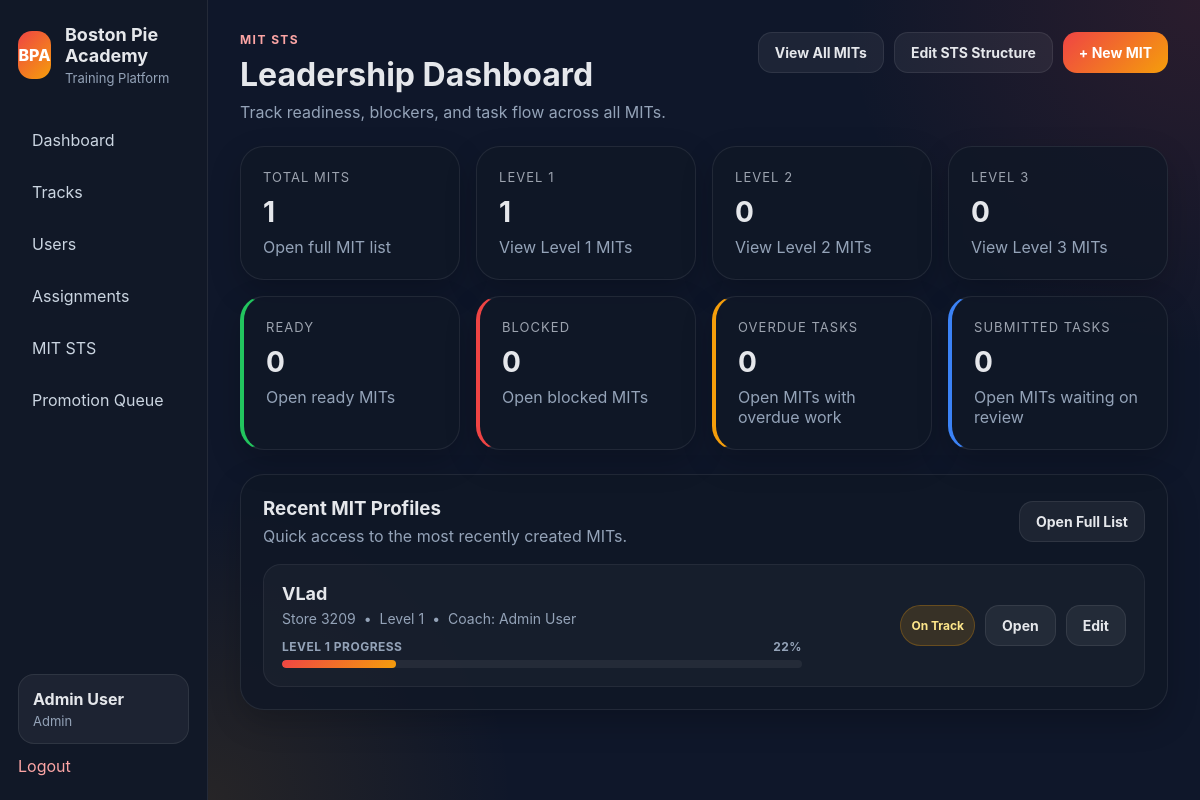
/mit-sts/ (signed in), run on the app's committed database.
### app/models.py (models this page shows, shortened)
class User(UserMixin, db.Model):
    __tablename__ = "users"
    id = db.Column(db.Integer, primary_key=True)
    name = db.Column(db.String(120), nullable=False)
    username = db.Column(db.String(80), unique=True, nullable=False)
    password_hash = db.Column(db.String(255), nullable=False)
    role = db.Column(db.String(50), nullable=False, default="tm")
    store_number = db.Column(db.String(20), nullable=True)
    is_active_user = db.Column(db.Boolean, default=True)
    created_at = db.Column(db.DateTime, default=datetime.utcnow)
    progress_records = db.relationship(
        "LessonProgress",
        backref="user",
        cascade="all, delete-orphan",
        lazy=True
    )
    assignments = db.relationship(
        "TrackAssignment",
        foreign_keys="TrackAssignment.user_id",
        backref="user",
        cascade="all, delete-orphan",
        lazy=True
    )
    assigned_tracks_created = db.relationship(
        "TrackAssignment",
        foreign_keys="TrackAssignment.assigned_by_user_id",
        backref="assigned_by_user",
        lazy=True
    )
    quiz_attempts = db.relationship(
        "QuizAttempt",
        backref="user",
        cascade="all, delete-orphan",
        lazy=True
    )
    mit_profiles = db.relationship(
        "MITProfile",
        foreign_keys="MITProfile.user_id",
        backref="mit_user",
        lazy=True
    )
    coached_mits = db.relationship(
        "MITProfile",
        foreign_keys="MITProfile.coach_user_id",
        backref="coach_user",
        lazy=True
    )
    verified_mit_items = db.relationship(
        "MITLevelProgress",
        foreign_keys="MITLevelProgress.verified_by_user_id",
        backref="verified_by_user",
        lazy=True
    )
    mit_reviews_written = db.relationship(
        "MITReview",
        foreign_keys="MITReview.reviewer_user_id",
        backref="reviewer_user",
        lazy=True
    )
    mit_promotions_approved = db.relationship(
        "MITPromotion",
        foreign_keys="MITPromotion.approved_by_user_id",
        backref="approved_by_user",
        lazy=True
    )
    mit_action_items_owned = db.relationship(
        "MITActionPlanItem",
        foreign_keys="MITActionPlanItem.owner_user_id",
        backref="owner_user",
        lazy=True
    )
    mit_tasks_assigned = db.relationship(
        "MITTask",
        foreign_keys="MITTask.assigned_by_user_id",
        backref="assigned_by_user",
        lazy=True
    )
    @property
    def is_active(self):
        return self.is_active_user

class MITProfile(db.Model):
    __tablename__ = "mit_profiles"
    id = db.Column(db.Integer, primary_key=True)
    user_id = db.Column(db.Integer, db.ForeignKey("users.id"), nullable=False)
    store_number = db.Column(db.String(20), nullable=True)
    coach_user_id = db.Column(db.Integer, db.ForeignKey("users.id"), nullable=True)
    current_level = db.Column(db.Integer, nullable=False, default=1)
    target_level = db.Column(db.String(20), nullable=False, default="2")
    start_date = db.Column(db.Date, nullable=True)
    sts_status = db.Column(db.String(20), nullable=False, default="on_track")
    last_review_date = db.Column(db.Date, nullable=True)
    next_review_date = db.Column(db.Date, nullable=True)
    notes = db.Column(db.Text, nullable=True)
    created_at = db.Column(db.DateTime, default=datetime.utcnow)
    updated_at = db.Column(db.DateTime, default=datetime.utcnow, onupdate=datetime.utcnow)
    progress_items = db.relationship(
        "MITLevelProgress",
        backref="mit_profile",
        cascade="all, delete-orphan",
        lazy=True
    )
    reviews = db.relationship(
        "MITReview",
        backref="mit_profile",
        cascade="all, delete-orphan",
        lazy=True,
        order_by="MITReview.review_date.desc()"
    )
    action_plans = db.relationship(
        "MITActionPlan",
        backref="mit_profile",
        cascade="all, delete-orphan",
        lazy=True
    )
    promotions = db.relationship(
        "MITPromotion",
        backref="mit_profile",
        cascade="all, delete-orphan",
        lazy=True,
        order_by="MITPromotion.effective_date.desc()"
    )
    tasks = db.relationship(
        "MITTask",
        backref="mit_profile",
        cascade="all, delete-orphan",
        lazy=True,
        order_by="MITTask.created_at.desc()"
    )

### app/mit_sts/routes.py (the view)
@mit_sts_bp.route("/")
@login_required
def dashboard():
    if not is_leadership():
        return redirect(url_for("mit_sts.my_mit"))
    mits = MITProfile.query.order_by(MITProfile.created_at.desc()).all()
    total_mits = len(mits)
    level_1_count = sum(1 for mit in mits if mit.current_level == 1)
    level_2_count = sum(1 for mit in mits if mit.current_level == 2)
    level_3_count = sum(1 for mit in mits if mit.current_level == 3)
    ready_count = 0
    blocked_count = 0
    overdue_tasks_count = 0
    submitted_tasks_count = 0
    recent_mits = mits[:5]
    for mit in mits:
        refresh_mit_status(mit)
        if mit.sts_status == "ready":
            ready_count += 1
        if mit.sts_status == "blocked":
            blocked_count += 1
    all_tasks = MITTask.query.all()
    for task in all_tasks:
        display_status = task_display_status(task)
        if display_status == "overdue":
            overdue_tasks_count += 1
        if task.status == "submitted":
            submitted_tasks_count += 1
    recent_progress_map = {
        mit.id: calculate_level_progress(mit.id, mit.current_level)
        for mit in recent_mits
    }
    db.session.commit()
    return render_template(
        "mit_sts/dashboard.html",
        total_mits=total_mits,
        level_1_count=level_1_count,
        level_2_count=level_2_count,
        level_3_count=level_3_count,
        ready_count=ready_count,
        blocked_count=blocked_count,
        overdue_tasks_count=overdue_tasks_count,
        submitted_tasks_count=submitted_tasks_count,
        recent_mits=recent_mits,
        recent_progress_map=recent_progress_map,
        user=current_user,
    )

### app/mit_sts/routes.py (called while the page is built, shortened)
def is_leadership():
    return current_user.is_authenticated and current_user.role in [
        "coach",
        "admin",
        "training_director",
    ]

def task_display_status(task):
    if task.status in ["verified", "cancelled"]:
        return task.status
    if task.due_date and task.due_date < date.today() and task.status not in ["submitted"]:
        return "overdue"
    return task.status

def calculate_level_progress(mit_profile_id, level_number):
    templates = MITLevelTemplate.query.filter_by(
        level_number=level_number,
        is_required=True
    ).all()
    total = len(templates)
    if total == 0:
        return 0
    template_ids = [item.id for item in templates]
    completed = MITLevelProgress.query.filter(
        MITLevelProgress.mit_profile_id == mit_profile_id,
        MITLevelProgress.template_item_id.in_(template_ids),
        MITLevelProgress.status == "complete",
    ).count()
    return round((completed / total) * 100)

def get_mit_task_counts(mit_profile_id):
    tasks = MITTask.query.filter_by(mit_profile_id=mit_profile_id).all()
    open_count = 0
    overdue_count = 0
    submitted_count = 0
    for task in tasks:
        display_status = task_display_status(task)
        if display_status not in ["verified", "cancelled"]:
            open_count += 1
        if display_status == "overdue":
            overdue_count += 1
        if task.status == "submitted":
            submitted_count += 1
    return {
        "open": open_count,
        "overdue": overdue_count,
        "submitted": submitted_count,
    }

def is_mit_ready_for_promotion(mit):
    current_level_progress = calculate_level_progress(mit.id, mit.current_level)
    task_counts = get_mit_task_counts(mit.id)
    if mit.sts_status == "blocked":
        return False
    if current_level_progress != 100:
        return False

def refresh_mit_status(mit):
    if mit.sts_status == "blocked":
        return
    if is_mit_ready_for_promotion(mit):
        mit.sts_status = "ready"
    else:
        if mit.sts_status in ["ready", "promoted"]:
            mit.sts_status = "on_track"

### app/models.py (called while the page is built)
@login_manager.user_loader
def load_user(user_id):
    return User.query.get(int(user_id))

### app/templates/mit_sts/dashboard.html (shortened to what this page needs)
{% extends "base.html" %}
{% block content %}
<div class="page-header">
    <div>
        <p class="eyebrow">MIT STS</p>
        <h2>Leadership Dashboard</h2>
        <p class="subtle">Track readiness, blockers, and task flow across all MITs.</p>
    </div>
    <div class="track-actions">
        <a class="btn btn-secondary" href="{{ url_for('mit_sts.list_mits') }}">View All MITs</a>
        <a class="btn btn-secondary" href="{{ url_for('mit_sts.template_library') }}">Edit STS Structure</a>
        <a class="btn btn-primary" href="{{ url_for('mit_sts.new_mit') }}">+ New MIT</a>
    </div>
</div>
<div class="stats-grid" style="grid-template-columns: repeat(4, minmax(220px, 1fr));">
    <a class="card stat-card dashboard-stat-link" href="{{ url_for('mit_sts.list_mits') }}">
        <div class="stat-label">Total MITs</div>
        <h3>{{ total_mits }}</h3>
        <p class="subtle">Open full MIT list</p>
    </a>
    <a class="card stat-card dashboard-stat-link" href="{{ url_for('mit_sts.list_mits', level=1) }}">
        <div class="stat-label">Level 1</div>
        <h3>{{ level_1_count }}</h3>
        <p class="subtle">View Level 1 MITs</p>
    </a>
    <a class="card stat-card dashboard-stat-link" href="{{ url_for('mit_sts.list_mits', level=2) }}">
        <div class="stat-label">Level 2</div>
        <h3>{{ level_2_count }}</h3>
        <p class="subtle">View Level 2 MITs</p>
    </a>
    <a class="card stat-card dashboard-stat-link" href="{{ url_for('mit_sts.list_mits', level=3) }}">
        <div class="stat-label">Level 3</div>
        <h3>{{ level_3_count }}</h3>
        <p class="subtle">View Level 3 MITs</p>
    </a>
    <a class="card stat-card dashboard-stat-link" href="{{ url_for('mit_sts.list_mits', status='ready') }}" style="border-left: 4px solid #22c55e;">
        <div class="stat-label">Ready</div>
        <h3>{{ ready_count }}</h3>
        <p class="subtle">Open ready MITs</p>
    </a>
    <a class="card stat-card dashboard-stat-link" href="{{ url_for('mit_sts.list_mits', status='blocked') }}" style="border-left: 4px solid #ef4444;">
        <div class="stat-label">Blocked</div>
        <h3>{{ blocked_count }}</h3>
        <p class="subtle">Open blocked MITs</p>
    </a>
    <a class="card stat-card dashboard-stat-link" href="{{ url_for('mit_sts.list_mits', task_filter='overdue') }}" style="border-left: 4px solid #f59e0b;">
        <div class="stat-label">Overdue Tasks</div>
        <h3>{{ overdue_tasks_count }}</h3>
        <p class="subtle">Open MITs with overdue work</p>
    </a>
    <a class="card stat-card dashboard-stat-link" href="{{ url_for('mit_sts.list_mits', task_filter='submitted') }}" style="border-left: 4px solid #3b82f6;">
        <div class="stat-label">Submitted Tasks</div>
        <h3>{{ submitted_tasks_count }}</h3>
        <p class="subtle">Open MITs waiting on review</p>
    </a>
</div>
<div class="card">
    <div class="card-header" style="display:flex; justify-content:space-between; align-items:center; gap:16px;">
        <div>
            <h3>Recent MIT Profiles</h3>
            <p>Quick access to the most recently created MITs.</p>
        </div>
        <a class="btn btn-secondary" href="{{ url_for('mit_sts.list_mits') }}">Open Full List</a>
    </div>
    {% if recent_mits %}
    <div class="track-list">
        {% for mit in recent_mits %}
        {% set level_progress = recent_progress_map.get(mit.id, 0) %}
        <div class="track-row recent-mit-row">
            <div class="recent-mit-main">
                <div class="track-title">{{ mit.mit_user.name }}</div>
                <div class="track-meta">
                    <span>Store {{ mit.store_number or '—' }}</span>
                    <span>•</span>
                    <span>Level {{ mit.current_level }}</span>
                    <span>•</span>
                    <span>Coach: {{ mit.coach_user.name if mit.coach_user else 'Not Assigned' }}</span>
                </div>
                <div class="recent-mit-progress-wrap">
                    <div class="recent-mit-progress-meta">
                        <span>Level {{ mit.current_level }} Progress</span>
                        <span>{{ level_progress }}%</span>
                    </div>
                    <div class="recent-mit-progress-bar">
                        <div class="recent-mit-progress-fill" style="width: {{ level_progress }}%;"></div>
                    </div>
                </div>
            </div>
            <div class="track-actions">
                <span class="badge">
                    {{ mit.sts_status.replace('_', ' ')|title }}
                </span>
                <a class="btn btn-secondary" href="{{ url_for('mit_sts.view_mit', mit_id=mit.id) }}">Open</a>
                <a class="btn btn-secondary" href="{{ url_for('mit_sts.edit_mit', mit_id=mit.id) }}">Edit</a>
            </div>
        </div>
        {% endfor %}
    </div>
    {% else %}
    <div class="empty-state">
        <h3>No MIT profiles yet</h3>
        <p>Create your first MIT profile to start tracking progress.</p>
    </div>
    {% endif %}
</div>
{% endblock %}

### app/templates/base.html (shortened to what this page needs)
<!DOCTYPE html>
<html lang="en">
<head>
    <link rel="stylesheet" href="{{ url_for('static', filename='css/style.css') }}">
</head>
<body>
    <div class="app-shell">
        <aside class="sidebar">
            <div>
                <div class="brand">
                    <div class="brand-mark">BPA</div>
                    <div>
                        <h1>Boston Pie Academy</h1>
                        <p>Training Platform</p>
                    </div>
                </div>
                {% if current_user.is_authenticated %}
                <nav class="nav">
                    {% if current_user.role == 'tm' %}
                    <a href="{{ url_for('academy.my_training') }}">My Training</a>
                    {% elif current_user.role == 'mit' %}
                    <a href="{{ url_for('mit_sts.my_mit') }}">My MIT STS</a>
                    {% elif current_user.role == 'coach' %}
                    <a href="{{ url_for('academy.dashboard') }}">Dashboard</a>
                    <a href="{{ url_for('academy.manage_users') }}">Users</a>
                    <a href="{{ url_for('mit_sts.dashboard') }}">MIT STS</a>
                    <a href="{{ url_for('mit_sts.promotion_queue') }}">Promotion Queue</a>
                    {% else %}
                    <a href="{{ url_for('academy.dashboard') }}">Dashboard</a>
                    <a href="{{ url_for('academy.tracks_library') }}">Tracks</a>
                    <a href="{{ url_for('academy.manage_users') }}">Users</a>
                    <a href="{{ url_for('academy.manage_assignments') }}">Assignments</a>
                    <a href="{{ url_for('mit_sts.dashboard') }}">MIT STS</a>
                    <a href="{{ url_for('mit_sts.promotion_queue') }}">Promotion Queue</a>
                    {% endif %}
                </nav>
                {% endif %}
            </div>
            {% if current_user.is_authenticated %}
            <div class="sidebar-footer">
                <div class="user-chip">
                    <strong>{{ current_user.name }}</strong>
                    <span>{{ current_user.role.replace('_', ' ').title() }}</span>
                </div>
                <a class="logout-link" href="{{ url_for('auth.logout') }}">Logout</a>
            </div>
            {% endif %}
        </aside>
        <main class="main-content">
            {% block content %}{% endblock %}
        </main>
    </div>
</body>
</html>

### data on the page
User: name "Admin User", role.replace "Admin"
MITProfile: mit_user.name "VLad", store_number "3209", current_level "1", coach_user "Admin User", level_progress "22", sts_status.replace "On Track"

### other printed values
{{ total_mits }} "1"
{{ level_1_count }} "1"
{{ level_2_count }} "0"
{{ level_3_count }} "0"
{{ ready_count }} "0"
{{ blocked_count }} "0"
{{ overdue_tasks_count }} "0"
{{ submitted_tasks_count }} "0"
